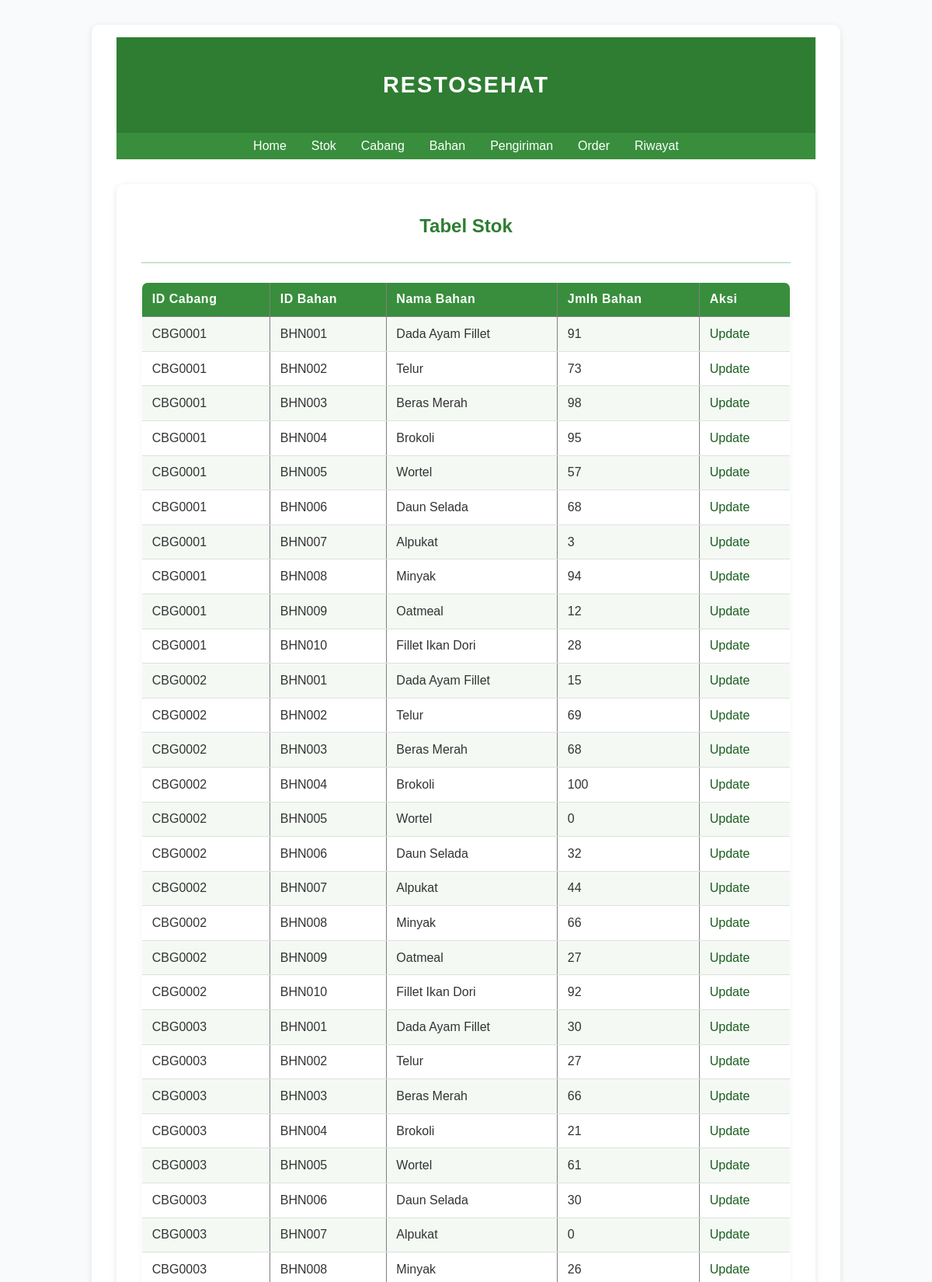
Screenshot of /stok (upper part) with the database file from the repository.
### main.py (models this page shows, shortened)
class Stock(db.Model):
    idPrefix = 'STK'
    id = db.Column(db.String(5), primary_key=True)
    idCabang = db.Column(db.String(5), ForeignKey('cabang.id', ondelete='CASCADE'), nullable=False,)
    idBahan = db.Column(db.String(5), ForeignKey('bahan.id', ondelete='CASCADE'), nullable=False)
    namaBahan = db.Column(db.String(200), nullable=False)
    jmlhBahan = db.Column(db.Integer, nullable=False)

### main.py (the view)
@app.route("/stok", methods=['POST', 'GET'])
def stok():
    stocks = Stock.query.order_by(Stock.idCabang).all()
    cabangs = {stock.idCabang for stock in stocks}
    return render_template('stok.html', stocks=stocks, cabangs=cabangs)

### templates/stok.html (shortened to what this page needs)
{% extends 'base.html' %}
{% block body %}
<div class="content">
    <div class="head-name">
        <p>RESTOSEHAT</p>
    </div>
    <div class="navbar">
        <ul>
            <li><a href="/">Home</a></li>
            <li><a href="/stok">Stok</a></li>
            <li><a href="/cabang">Cabang</a></li>
            <li><a href="/bahan">Bahan</a></li>
            <li><a href="/pengiriman">Pengiriman</a></li>
            <li><a href="/order">Order</a></li>
            <li><a href="/riwayat">Riwayat</a></li>
        </ul>
    </div>
    <div class="content">
        <div class="head-content">
            <p>Tabel Stok</p>
        </div>
        <div class="main-content">
            {% if stocks|length < 1 %}
            <h4>Kosong</h4>
            {% else %}
            <table border="1" cellspacing="0">
                <tr>
                    <th>ID Cabang</th>
                    <th>ID Bahan</th>
                    <th>Nama Bahan</th>
                    <th>Jmlh Bahan</th>
                    <th>Aksi</th>
                </tr>
                {% for stock in stocks %}
                <tr>
                    <td>{{ stock.idCabang }}</td>
                    <td>{{ stock.idBahan }}</td>
                    <td>{{ stock.namaBahan }}</td>
                    <td>{{ stock.jmlhBahan }}</td>
                    <td>
                        {% if stock.idCabang == 'CBG0001' %}
                        <a href="/order">Update</a>
                        {% else %}
                        <a href="/update_stok/{{stock.idCabang}}">Update</a>
                        {% endif %}
                    </td>
                </tr>
                {% endfor %}
            </table>
            {% endif %}
        </div>
    </div>
</div>
{% endblock %}

### static/main.css (style rules this page uses)
body { margin: 0; padding: 0; font-family: 'Poppins', sans-serif; background-color: #f9fafb; color: #333; }
.head-name { background-color: #2e7d32; color: white; text-align: center; padding: 1rem 0; font-size: 1.8rem; font-weight: 600; letter-spacing: 2px; }
.navbar { background-color: #388e3c; padding: 0.5rem 0; }
.navbar ul { list-style: none; display: flex; justify-content: center; gap: 2rem; margin: 0; padding: 0; }
.navbar a { text-decoration: none; color: white; font-weight: 500; transition: 0.2s ease-in-out; }
.content { max-width: 900px; margin: 2rem auto; padding: 1rem 2rem; background-color: white; border-radius: 10px; box-shadow: 0 2px 8px rgba(0,0,0,0.1); }
.head-content { text-align: center; font-size: 1.5rem; font-weight: 600; color: #2e7d32; border-bottom: 2px solid #c8e6c9; padding-bottom: 0.5rem; margin-bottom: 1.5rem; }
.main-content { display: flex; flex-direction: column; align-items: center; gap: 1.5rem; }
table { width: 100%; border-collapse: collapse; border-radius: 8px; overflow: hidden; box-shadow: 0 2px 6px rgba(0,0,0,0.05); }
th { background-color: #388e3c; color: white; text-align: left; padding: 0.8rem; font-weight: 600; letter-spacing: 0.5px; }
td { padding: 0.8rem; border-bottom: 1px solid #e0e0e0; }
tr:nth-child(even) { background-color: #f4f9f4; }
td a { text-decoration: none; color: #1b5e20; font-weight: 500; transition: color 0.2s ease-in-out; }

### rows the page displays
Stock: idCabang "CBG0001", idBahan "BHN001", namaBahan "Dada Ayam Fillet", jmlhBahan "91", shows "Update"
Stock: idCabang "CBG0001", idBahan "BHN002", namaBahan "Telur", jmlhBahan "73", shows "Update"
Stock: idCabang "CBG0001", idBahan "BHN003", namaBahan "Beras Merah", jmlhBahan "98", shows "Update"
Stock: idCabang "CBG0001", idBahan "BHN004", namaBahan "Brokoli", jmlhBahan "95", shows "Update"
Stock: idCabang "CBG0001", idBahan "BHN005", namaBahan "Wortel", jmlhBahan "57", shows "Update"
Stock: idCabang "CBG0001", idBahan "BHN006", namaBahan "Daun Selada", jmlhBahan "68", shows "Update"
Stock: idCabang "CBG0001", idBahan "BHN007", namaBahan "Alpukat", jmlhBahan "3", shows "Update"
Stock: idCabang "CBG0001", idBahan "BHN008", namaBahan "Minyak", jmlhBahan "94", shows "Update"
Stock: idCabang "CBG0001", idBahan "BHN009", namaBahan "Oatmeal", jmlhBahan "12", shows "Update"
Stock: idCabang "CBG0001", idBahan "BHN010", namaBahan "Fillet Ikan Dori", jmlhBahan "28", shows "Update"
Stock: idCabang "CBG0002", idBahan "BHN001", namaBahan "Dada Ayam Fillet", jmlhBahan "15"
Stock: idCabang "CBG0002", idBahan "BHN002", namaBahan "Telur", jmlhBahan "69"
Stock: idCabang "CBG0002", idBahan "BHN003", namaBahan "Beras Merah", jmlhBahan "68"
Stock: idCabang "CBG0002", idBahan "BHN004", namaBahan "Brokoli", jmlhBahan "100"
Stock: idCabang "CBG0002", idBahan "BHN005", namaBahan "Wortel", jmlhBahan "0"
Stock: idCabang "CBG0002", idBahan "BHN006", namaBahan "Daun Selada", jmlhBahan "32"
Stock: idCabang "CBG0002", idBahan "BHN007", namaBahan "Alpukat", jmlhBahan "44"
Stock: idCabang "CBG0002", idBahan "BHN008", namaBahan "Minyak", jmlhBahan "66"
Stock: idCabang "CBG0002", idBahan "BHN009", namaBahan "Oatmeal", jmlhBahan "27"
Stock: idCabang "CBG0002", idBahan "BHN010", namaBahan "Fillet Ikan Dori", jmlhBahan "92"
Stock: idCabang "CBG0003", idBahan "BHN001", namaBahan "Dada Ayam Fillet", jmlhBahan "30"
Stock: idCabang "CBG0003", idBahan "BHN002", namaBahan "Telur", jmlhBahan "27"
Stock: idCabang "CBG0003", idBahan "BHN003", namaBahan "Beras Merah", jmlhBahan "66"
Stock: idCabang "CBG0003", idBahan "BHN004", namaBahan "Brokoli", jmlhBahan "21"
Stock: idCabang "CBG0003", idBahan "BHN005", namaBahan "Wortel", jmlhBahan "61"
Stock: idCabang "CBG0003", idBahan "BHN006", namaBahan "Daun Selada", jmlhBahan "30"
Stock: idCabang "CBG0003", idBahan "BHN007", namaBahan "Alpukat", jmlhBahan "0"
Stock: idCabang "CBG0003", idBahan "BHN008", namaBahan "Minyak", jmlhBahan "26"
